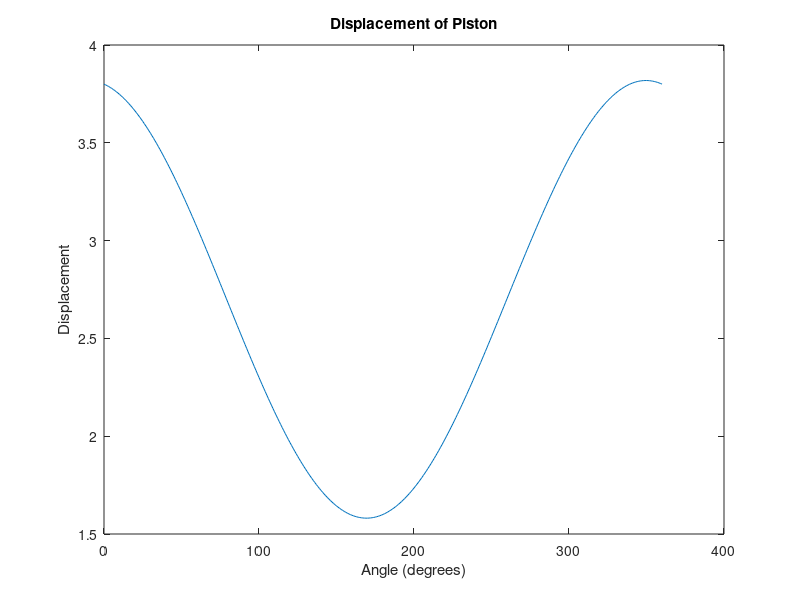

Recreate this plot in MATLAB.
% Dillon Allen
% Problem 2_05

a = 1.1;
b = 2.7;

theta = 0 : 360;

p = a*cos(theta*pi/180)+sqrt(b^2 - a * sin(theta*pi/180));

plot(theta, p);
xlabel('Angle (degrees)'), ylabel('Displacement'), title('Displacement of Piston');
